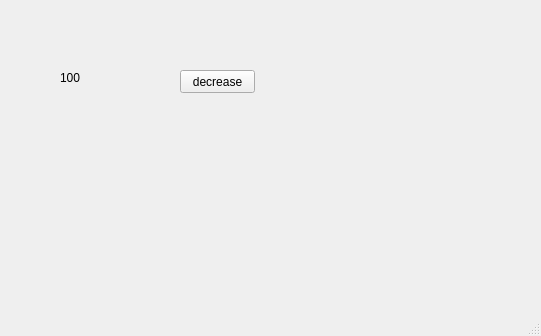
<?xml version="1.0" encoding="UTF-8"?>
<ui version="4.0">
 <class>MainWindow</class>
 <widget class="QMainWindow" name="MainWindow">
  <property name="geometry">
   <rect>
    <x>0</x>
    <y>0</y>
    <width>541</width>
    <height>336</height>
   </rect>
  </property>
  <property name="windowTitle">
   <string>MainWindow</string>
  </property>
  <widget class="QWidget" name="centralwidget">
   <widget class="QPushButton" name="pb">
    <property name="geometry">
     <rect>
      <x>180</x>
      <y>70</y>
      <width>75</width>
      <height>23</height>
     </rect>
    </property>
    <property name="text">
     <string>decrease</string>
    </property>
   </widget>
   <widget class="QLabel" name="lbl">
    <property name="geometry">
     <rect>
      <x>60</x>
      <y>70</y>
      <width>91</width>
      <height>16</height>
     </rect>
    </property>
    <property name="text">
     <string>100</string>
    </property>
   </widget>
  </widget>
  <widget class="QMenuBar" name="menubar">
   <property name="geometry">
    <rect>
     <x>0</x>
     <y>0</y>
     <width>541</width>
     <height>21</height>
    </rect>
   </property>
  </widget>
  <widget class="QStatusBar" name="statusbar"/>
 </widget>
 <resources/>
 <connections/>
</ui>
